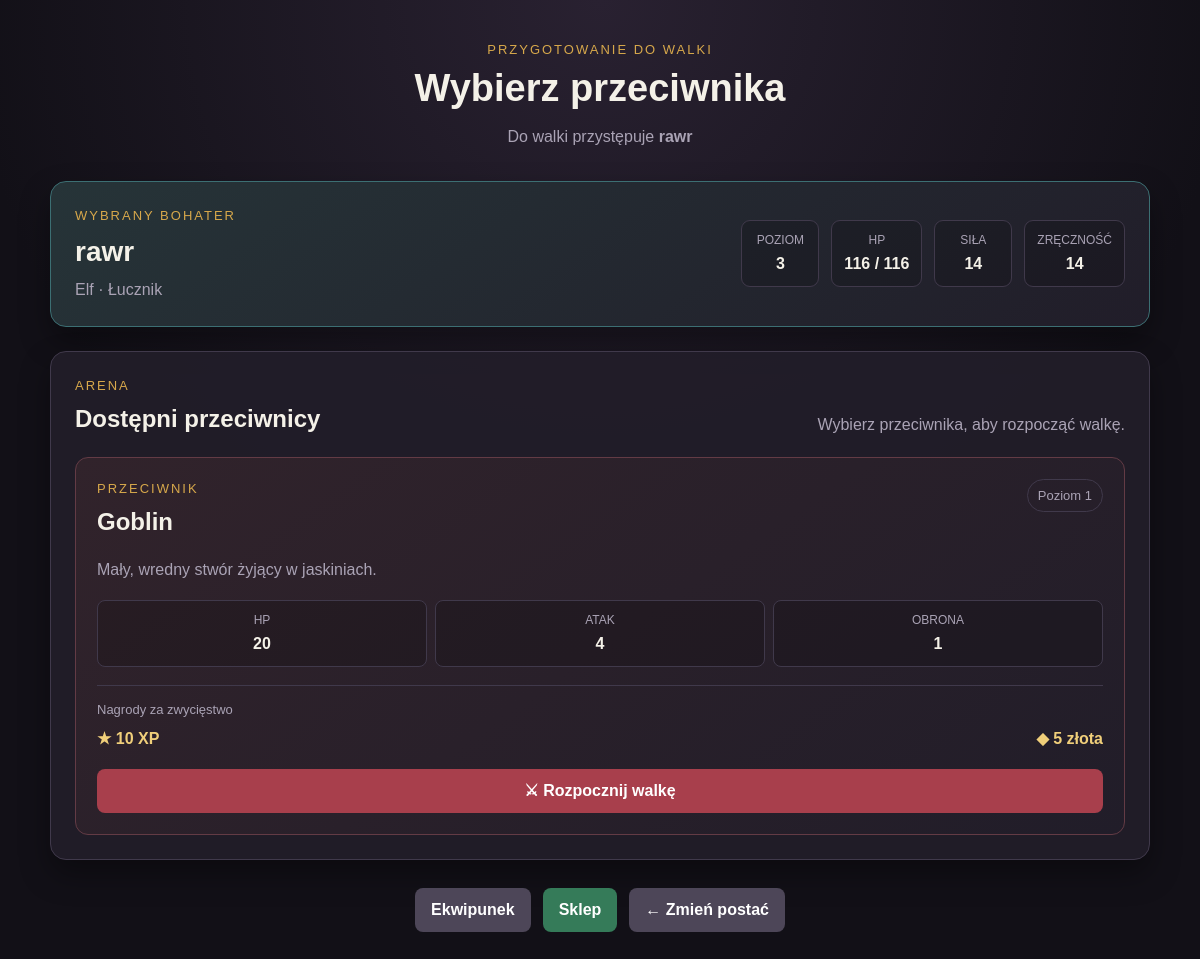
Page /game/battle/setup/1/ on the earlier database version.
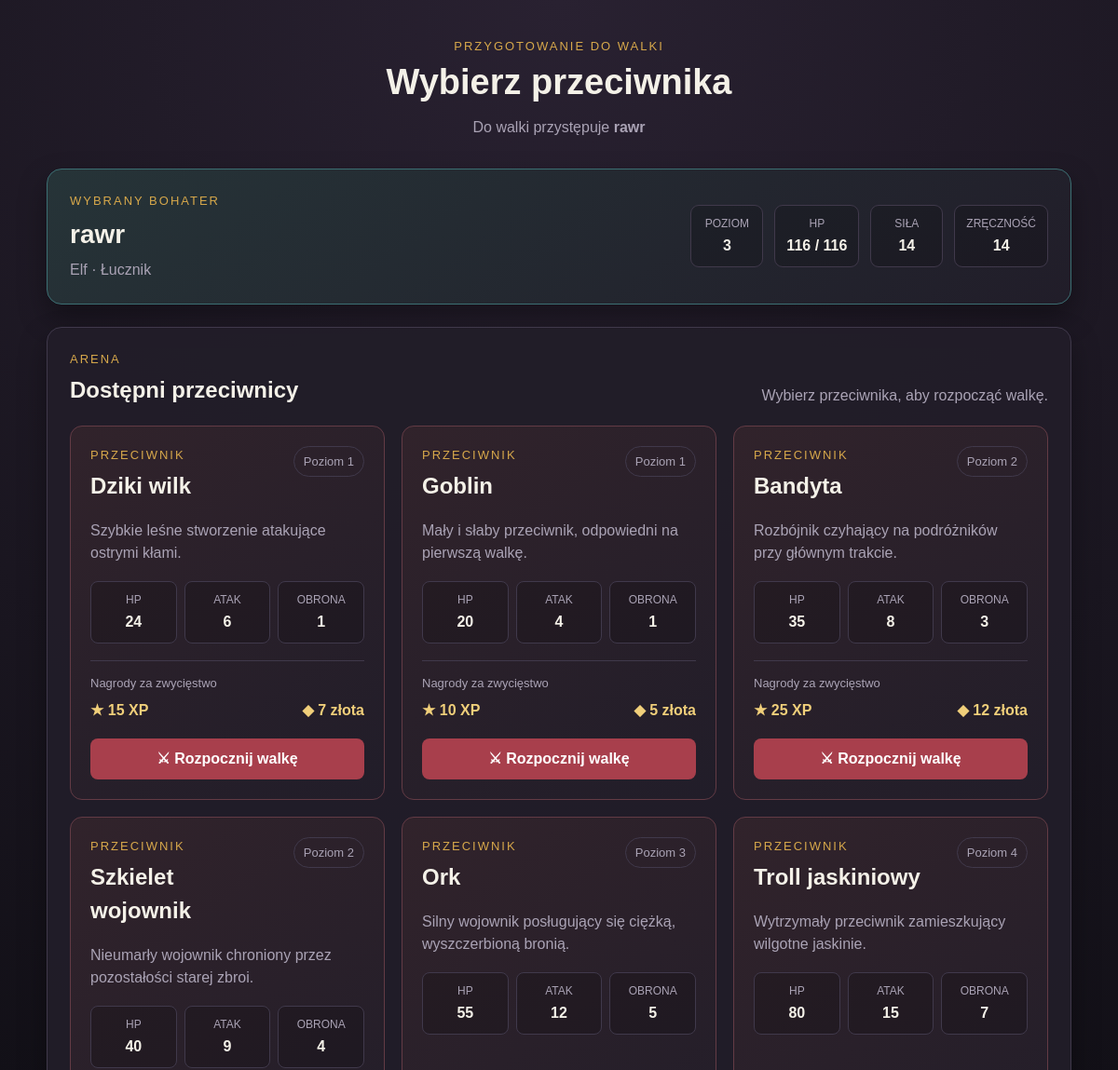
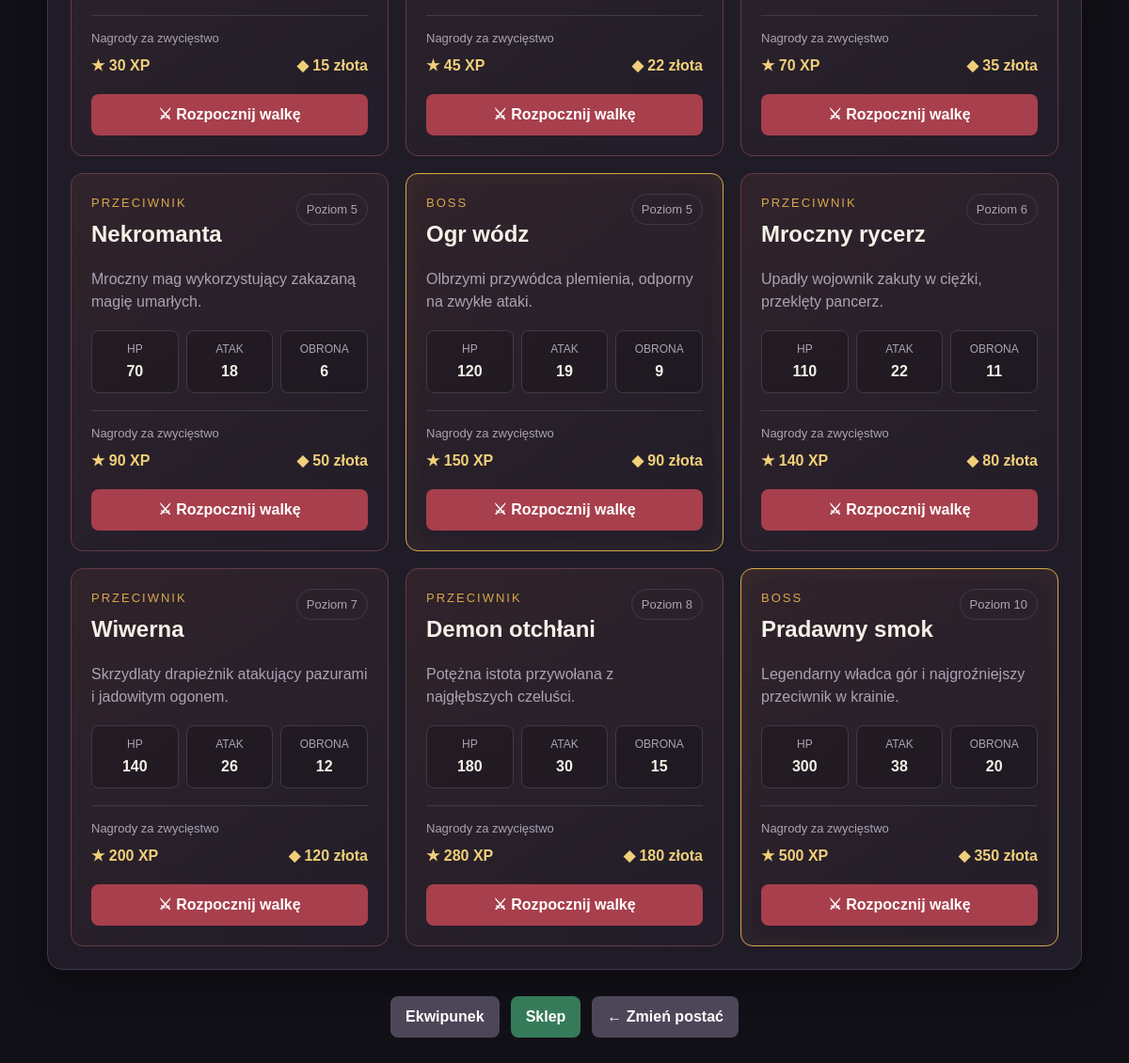
Same page on the later database version (2 pictures, top to bottom).
### game/models/character.py (models this page shows, shortened)
class Character(models.Model):
    owner = models.ForeignKey(User, on_delete=models.CASCADE, verbose_name=_("Właściciel"))
    name = models.CharField(_("Nazwa"), max_length=50)
    race = models.ForeignKey(
        "Race",
        on_delete=models.PROTECT,
        verbose_name=_("Rasa")
    )
    character_class = models.ForeignKey(
        "CharacterClass",
        on_delete=models.PROTECT,
        verbose_name=_("Klasa postaci")
    )
    level = models.IntegerField(_("Poziom"), default=1)
    experience = models.IntegerField(_("Doświadczenie"), default=0)
    max_hp = models.IntegerField(_("Maksymalne HP"), default=100)
    current_hp = models.IntegerField(_("Aktualne HP"), default=100)
    max_mana = models.IntegerField(_("Maksymalna mana"), default=0)
    current_mana = models.IntegerField(_("Aktualna mana"), default=0)
    strength = models.IntegerField(_("Siła"), default=10)
    agility = models.IntegerField(_("Zręczność"), default=10)
    intelligence = models.IntegerField(_("Inteligencja"), default=10)
    gold = models.IntegerField(_("Złoto"), default=0)

class Race(models.Model):
    name = models.CharField(_("Nazwa"), max_length=50)
    description = models.TextField(_("Opis"), blank=True)
    hp_bonus = models.IntegerField(_("Bonus do HP"), default=0)
    mana_bonus = models.IntegerField(_("Bonus do many"), default=0)
    strength_bonus = models.IntegerField(_("Bonus do siły"), default=0)
    agility_bonus = models.IntegerField(_("Bonus do zręczności"), default=0)
    intelligence_bonus = models.IntegerField(_("Bonus do inteligencji"), default=0)

class CharacterClass(models.Model):
    name = models.CharField(_("Nazwa"), max_length=50, unique=True)
    description = models.TextField(_("Opis"), blank=True)
    base_hp = models.IntegerField(_("Bazowe HP"))
    base_mana = models.IntegerField(_("Bazowa mana"))
    base_strength = models.IntegerField(_("Siła bazowa"))
    base_agility = models.IntegerField(_("Zręczność bazowa"))
    base_intelligence = models.IntegerField(_("Inteligencja bazowa"))
    hp_growth = models.FloatField(_("Przyrost HP"))
    mana_growth = models.FloatField(_("Przyrost many"))
    strength_growth = models.FloatField(_("Przyrost siły"))
    agility_growth = models.FloatField(_("Przyrost zręczności"))
    intelligence_growth = models.FloatField(_("Przyrost inteligencji"))
    starting_weapon = models.ForeignKey(
        Item,
        on_delete=models.SET_NULL,
        null=True,
        blank=True,
        verbose_name=_("Broń startowa")
    )

### game/models/enemy.py (models this page shows, shortened)
class Enemy(models.Model):
    name = models.CharField(_("Nazwa"), max_length=100)
    description = models.TextField(_("Opis"), blank=True)
    level = models.PositiveIntegerField(_("Poziom"), default=1)
    max_hp = models.IntegerField(_("Maksymalne HP"), default=10)
    attack = models.IntegerField(_("Atak"), default=1)
    defense = models.IntegerField(_("Obrona"), default=0)
    experience_reward = models.IntegerField(_("Nagroda XP"), default=1)
    gold_reward = models.IntegerField(_("Nagroda złota"), default=0)
    is_boss = models.BooleanField(_("Boss"), default=False)

### game/views.py (the view)
# urls.py: path("battle/setup/<int:character_id>/", views.battle_setup, name="battle_setup"),
def battle_setup(request, character_id):
    character = get_object_or_404(
        Character,
        id=character_id
    )
    enemies = Enemy.objects.all().order_by(
        "level",
        "is_boss",
        "name",
    )
    return render(request, "game/battle_setup.html", {
        "character": character,
        "enemies": enemies,
    })

### game/templates/game/battle_setup.html (shortened to what this page needs)
<!DOCTYPE html>
{% load static %}
<html lang="pl">
<head>
    <link
        rel="stylesheet"
        href="{% static 'game/css/common.css' %}"
    >
    <link
        rel="stylesheet"
        href="{% static 'game/css/battle_setup.css' %}"
    >
</head>
<body>
<main class="page-container">
    <header class="page-header">
        <p class="setup-label">Przygotowanie do walki</p>
        <h1>Wybierz przeciwnika</h1>
        <p class="page-subtitle">
            Do walki przystępuje
            <strong>{{ character.name }}</strong>
        </p>
    </header>
    <section class="selected-character">
        <div>
            <p class="section-label">Wybrany bohater</p>
            <h2>{{ character.name }}</h2>
            <p class="character-description">
                {{ character.race.name }}
                ·
                {{ character.character_class.name }}
            </p>
        </div>
        <ul class="character-statistics">
            <li>
                <span>Poziom</span>
                <strong>{{ character.level }}</strong>
            </li>
            <li>
                <span>HP</span>
                <strong>
                    {{ character.current_hp }}
                    / {{ character.max_hp }}
                </strong>
            </li>
            <li>
                <span>Siła</span>
                <strong>{{ character.strength }}</strong>
            </li>
            <li>
                <span>Zręczność</span>
                <strong>{{ character.agility }}</strong>
            </li>
        </ul>
    </section>
    <section class="panel">
        <div class="section-heading">
            <div>
                <p class="section-label">Arena</p>
                <h2>Dostępni przeciwnicy</h2>
            </div>
            <p>
                Wybierz przeciwnika, aby rozpocząć walkę.
            </p>
        </div>
        <div class="enemy-grid">
            {% for enemy in enemies %}
                <article
                    class="
                        setup-enemy-card
                        {% if enemy.is_boss %}boss-card{% endif %}
                    "
                >
                    <div class="enemy-heading">
                        <div>
                            <p class="enemy-type">
                                {% if enemy.is_boss %}
                                    Boss
                                {% else %}
                                    Przeciwnik
                                {% endif %}
                            </p>
                            <h3>{{ enemy.name }}</h3>
                        </div>
                        <span class="enemy-level">
                            Poziom {{ enemy.level }}
                        </span>
                    </div>
                    {% if enemy.description %}
                        <p class="enemy-description">
                            {{ enemy.description }}
                        </p>
                    {% endif %}
                    <ul class="enemy-statistics">
                        <li>
                            <span>HP</span>
                            <strong>{{ enemy.max_hp }}</strong>
                        </li>
                        <li>
                            <span>Atak</span>
                            <strong>{{ enemy.attack }}</strong>
                        </li>
                        <li>
                            <span>Obrona</span>
                            <strong>{{ enemy.defense }}</strong>
                        </li>
                    </ul>
                    <div class="enemy-rewards">
                        <p>Nagrody za zwycięstwo</p>
                        <div>
                            <span>
                                ★ {{ enemy.experience_reward }} XP
                            </span>
                            <span>
                                ◆ {{ enemy.gold_reward }} złota
                            </span>
                        </div>
                    </div>
                    <a
                        class="button button-primary start-battle-button"
                        href="{% url 'game:start_battle' character.id enemy.id %}"
                    >
                        ⚔ Rozpocznij walkę
                    </a>
                </article>
            {% empty %}
                <p class="empty-message">
                    Nie ma obecnie dostępnych przeciwników.
                </p>
            {% endfor %}
        </div>
    </section>
    <nav class="page-navigation">
        <a
            class="button button-secondary"
            href="{% url 'game:equipment_detail' character.id %}"
        >
            Ekwipunek
        </a>
        <a
            class="button button-success"
            href="{% url 'game:shop_detail' character.id %}"
        >
            Sklep
        </a>
        <a
            class="button button-secondary"
            href="{% url 'game:character_list' %}"
        >
            ← Zmień postać
        </a>
    </nav>
</main>
</body>
</html>

### game/static/game/css/common.css (style rules this page uses)
:root { --background: #121017; --surface: #211d29; --surface-light: #2b2634; --border: #40394b; --text: #f4f1e8; --text-muted: #aaa3b5; --gold: #d7a84b; --gold-light: #f0cf7a; --green: #4caf78; --green-dark: #357b59; --red: #cf5664; --red-dark: #a83f4c; --blue: #568bd1; --shadow: rgba(0, 0, 0, 0.35); }
* { box-sizing: border-box; }
body { margin: 0; min-height: 100vh; padding: 40px 20px; color: var(--text); background: radial-gradient( circle at top, #292131 0%, var(--background) 55% ); font-family: Arial, Helvetica, sans-serif; line-height: 1.5; }
button, a { font: inherit; }
.page-container { width: 100%; max-width: 1100px; margin: 0 auto; }
.page-header { margin-bottom: 32px; text-align: center; }
.page-header h1 { margin: 0 0 8px; font-size: 38px; }
.page-subtitle { margin: 0; color: var(--text-muted); }
.panel { margin-top: 24px; padding: 24px; border: 1px solid var(--border); border-radius: 16px; background-color: rgba(33, 29, 41, 0.94); box-shadow: 0 14px 30px var(--shadow); }
.panel h2 { margin-top: 0; }
.button { display: inline-block; padding: 10px 16px; color: #ffffff; font-weight: bold; text-align: center; text-decoration: none; border: 0; border-radius: 8px; cursor: pointer; transition: background-color 150ms ease, transform 150ms ease; }
.button-primary { background-color: var(--red-dark); }
.button-success { background-color: var(--green-dark); }
.button-secondary { background-color: #4d4658; }
.page-navigation { display: flex; flex-wrap: wrap; justify-content: center; gap: 12px; margin-top: 28px; }

### game/static/game/css/battle_setup.css (style rules this page uses)
.setup-label, .section-label, .enemy-type { margin: 0; color: var(--gold); font-size: 13px; text-transform: uppercase; letter-spacing: 2px; }
.selected-character { display: flex; justify-content: space-between; gap: 32px; align-items: center; margin-bottom: 24px; padding: 24px; border: 1px solid #3c6f73; border-radius: 16px; background: linear-gradient( 145deg, #263438, var(--surface) ); box-shadow: 0 14px 30px var(--shadow); }
.selected-character h2 { margin: 6px 0 0; font-size: 28px; }
.character-description { margin: 5px 0 0; color: var(--text-muted); }
.character-statistics { display: grid; grid-template-columns: repeat(4, auto); gap: 12px; margin: 0; padding: 0; list-style: none; }
.character-statistics li { display: grid; gap: 3px; min-width: 78px; padding: 10px 12px; text-align: center; border: 1px solid var(--border); border-radius: 9px; background-color: rgba(0, 0, 0, 0.18); }
.character-statistics span { color: var(--text-muted); font-size: 12px; text-transform: uppercase; }
.section-heading { display: flex; justify-content: space-between; gap: 24px; align-items: end; margin-bottom: 20px; }
.section-heading h2 { margin: 5px 0 0; }
.section-heading > p { margin: 0; color: var(--text-muted); }
.enemy-grid { display: grid; grid-template-columns: repeat( auto-fit, minmax(270px, 1fr) ); gap: 18px; }
.setup-enemy-card { display: flex; flex-direction: column; gap: 18px; padding: 21px; border: 1px solid #633b45; border-radius: 13px; background: linear-gradient( 145deg, #31232b, var(--surface) ); }
.setup-enemy-card.boss-card { border-color: var(--gold); box-shadow: inset 0 0 24px rgba(215, 168, 75, 0.08); }
.enemy-heading { display: flex; justify-content: space-between; gap: 16px; align-items: start; }
.enemy-heading h3 { margin: 6px 0 0; font-size: 24px; }
.enemy-level { flex-shrink: 0; padding: 6px 10px; color: var(--text-muted); font-size: 13px; border: 1px solid var(--border); border-radius: 20px; }
.enemy-description { margin: 0; color: var(--text-muted); }
.enemy-statistics { display: grid; grid-template-columns: repeat(3, 1fr); gap: 8px; margin: 0; padding: 0; list-style: none; }
.enemy-statistics li { display: grid; gap: 3px; padding: 10px; text-align: center; border: 1px solid var(--border); border-radius: 8px; background-color: rgba(0, 0, 0, 0.18); }
.enemy-statistics span { color: var(--text-muted); font-size: 12px; text-transform: uppercase; }
.enemy-rewards { margin-top: auto; padding-top: 14px; border-top: 1px solid var(--border); }
.enemy-rewards p { margin: 0 0 7px; color: var(--text-muted); font-size: 13px; }
.enemy-rewards div { display: flex; justify-content: space-between; gap: 12px; color: var(--gold-light); font-weight: bold; }
.start-battle-button { width: 100%; }

Differences in the rows shown:
added Enemy: is_boss "PRZECIWNIK", name "Dziki wilk", level "1", description "Szybkie leśne stworzenie atakujące ostrymi kłami.", max_hp "24", attack "6", defense "1", experience_reward "15", gold_reward "7"
changed Enemy "Goblin": description "Mały, wredny stwór żyjący w jaskiniach." → "Mały i słaby przeciwnik, odpowiedni na pierwszą walkę."
added Enemy: is_boss "PRZECIWNIK", name "Bandyta", level "2", description "Rozbójnik czyhający na podróżników przy głównym trakcie.", max_hp "35", attack "8", defense "3", experience_reward "25", gold_reward "12"
added Enemy: is_boss "PRZECIWNIK", name "Szkielet wojownik", level "2", description "Nieumarły wojownik chroniony przez pozostałości starej zbroi.", max_hp "40", attack "9", defense "4", experience_reward "30", gold_reward "15"
added Enemy: is_boss "PRZECIWNIK", name "Ork", level "3", description "Silny wojownik posługujący się ciężką, wyszczerbioną bronią.", max_hp "55", attack "12", defense "5", experience_reward "45", gold_reward "22"
added Enemy: is_boss "PRZECIWNIK", name "Troll jaskiniowy", level "4", description "Wytrzymały przeciwnik zamieszkujący wilgotne jaskinie.", max_hp "80", attack "15", defense "7", experience_reward "70", gold_reward "35"
added Enemy: is_boss "PRZECIWNIK", name "Nekromanta", level "5", description "Mroczny mag wykorzystujący zakazaną magię umarłych.", max_hp "70", attack "18", defense "6", experience_reward "90", gold_reward "50"
added Enemy: is_boss "BOSS", name "Ogr wódz", level "5", description "Olbrzymi przywódca plemienia, odporny na zwykłe ataki.", max_hp "120", attack "19", defense "9", experience_reward "150", gold_reward "90"
added Enemy: is_boss "PRZECIWNIK", name "Mroczny rycerz", level "6", description "Upadły wojownik zakuty w ciężki, przeklęty pancerz.", max_hp "110", attack "22", defense "11", experience_reward "140", gold_reward "80"
added Enemy: is_boss "PRZECIWNIK", name "Wiwerna", level "7", description "Skrzydlaty drapieżnik atakujący pazurami i jadowitym ogonem.", max_hp "140", attack "26", defense "12", experience_reward "200", gold_reward "120"
added Enemy: is_boss "PRZECIWNIK", name "Demon otchłani", level "8", description "Potężna istota przywołana z najgłębszych czeluści.", max_hp "180", attack "30", defense "15", experience_reward "280", gold_reward "180"
added Enemy: is_boss "BOSS", name "Pradawny smok", level "10", description "Legendarny władca gór i najgroźniejszy przeciwnik w krainie.", max_hp "300", attack "38", defense "20", experience_reward "500", gold_reward "350"
